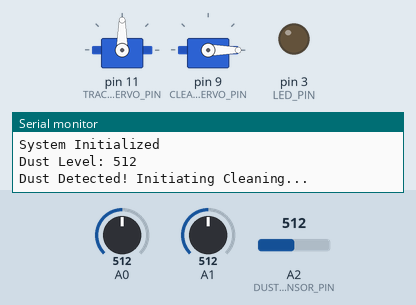
Simulated run of this sketch. Board: Arduino Uno, built with avr-gcc and run on an emulated ATmega328P. Shown: 2 × servo, output pins drawn as LEDs (lit = HIGH), the last lines printed to the serial monitor. The inputs (shaded band) are chosen by the test bench; at power-on: A2 (DUST_SENSOR_PIN) = 512, A0 = 512, A1 = 512.

Above: at 2.2 s.
2.3 s: A2 (DUST_SENSOR_PIN) set to 107
At 4.5 s:
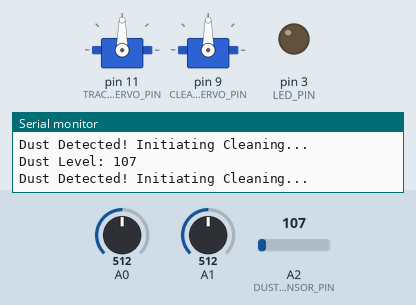
5.2 s: A2 (DUST_SENSOR_PIN) set to 92
At 6.2 s:
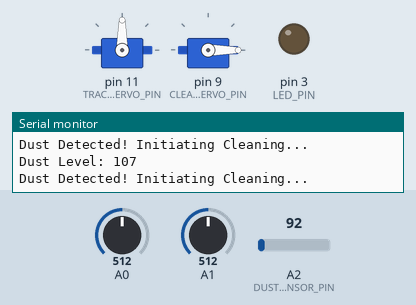
6.7 s: A0 set to 170
At 13.7 s:
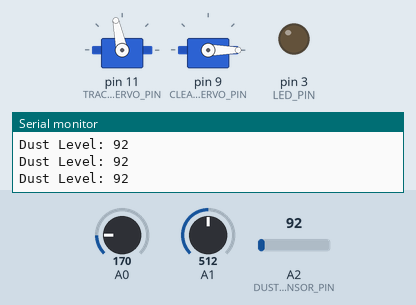
13.8 s: A1 set to 716
20.9 s: A1 set to 1023
28.0 s: A2 (DUST_SENSOR_PIN) set to 110
At 31.0 s:
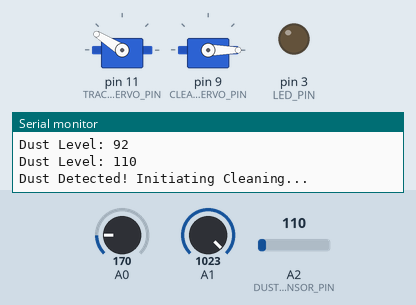
Timing chart, 0 to 38.7 s (numbered marks = the images above; inputs shaded):
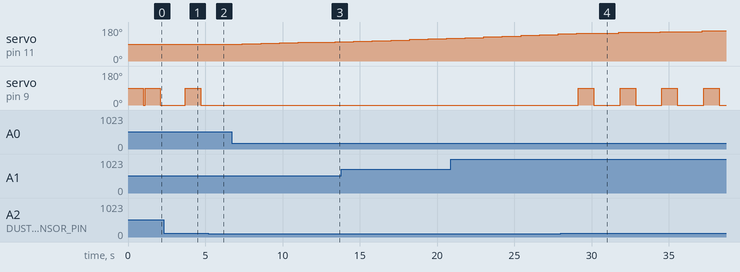

The sketch:

solar.ino
```cpp
#include <Servo.h>

// Solar Tracking System
#define LDR1 A0                 // LDR sensor pin 1
#define LDR2 A1                 // LDR sensor pin 2
#define TRACKING_ERROR 6        // Minimum error margin for adjustment
#define MAX_STEP 5              // Maximum step size for servo movement
int trackingPosition = 90;      // Starting position of tracking servo

// Dust Cleaning System
#define DUST_SENSOR_PIN A2      // Analog pin for dust sensor
#define LED_PIN 3               // LED control pin for dust sensor
#define DUST_THRESHOLD 100      // Dust threshold level
int dustLevel = 0;              // Variable for dust level

// Servo Motor Pins
#define TRACKING_SERVO_PIN 11   // Servo pin for solar tracking
#define CLEANING_SERVO_PIN 9    // Servo pin for dust cleaning

// Create servo objects
Servo trackingServo;
Servo cleaningServo;

void setup() {
  Serial.begin(9600);

  // Attach servo motors to their respective pins
  trackingServo.attach(TRACKING_SERVO_PIN);
  cleaningServo.attach(CLEANING_SERVO_PIN);

  // Set initial position for the tracking servo
  trackingServo.write(trackingPosition);
  delay(1000);

  // Set initial position for the cleaning servo
  cleaningServo.write(0);  // Start at 0° position for cleaning servo

  pinMode(LED_PIN, OUTPUT); // Initialize LED pin for dust sensor
  digitalWrite(LED_PIN, LOW);

  Serial.println("System Initialized");
}

void loop() {
  // Solar Tracking System
  int ldr1 = averageLDR(LDR1);  // Smoothed LDR1 value
  int ldr2 = averageLDR(LDR2);  // Smoothed LDR2 value

  // Calculate the light difference
  int difference = ldr1 - ldr2;

  // Adjust tracking position based on difference
  if (abs(difference) > TRACKING_ERROR) {
    int step = map(abs(difference), TRACKING_ERROR, 1023, 1, MAX_STEP);  // Map difference to step size
    if (difference > 0 && trackingPosition > 0) {
      trackingPosition -= step;  // Move left
    }
    if (difference < 0 && trackingPosition < 180) {
      trackingPosition += step;  // Move right
    }
    trackingServo.write(trackingPosition);  // Move tracking servo
    delay(100);  // Smooth motion
  }

  // Dust Cleaning System
  digitalWrite(LED_PIN, HIGH);            // Turn on LED for dust sensor
  delayMicroseconds(280);
  dustLevel = analogRead(DUST_SENSOR_PIN); // Read dust sensor
  digitalWrite(LED_PIN, LOW);             // Turn off LED

  Serial.print("Dust Level: ");
  Serial.println(dustLevel);

  // Check if dust level exceeds the threshold
  if (dustLevel > DUST_THRESHOLD) {
    Serial.println("Dust Detected! Initiating Cleaning...");
    cleanPanel();  // Call cleaning function
  }

  delay(1000);  // Delay for 1 second before next reading
}

// Cleaning function to move cleaning servo
void cleanPanel() {
  cleaningServo.write(90);   // Move to 90° (cleaning position)
  delay(1000);               // Hold for 1 second
  cleaningServo.write(0);    // Return to starting position
  delay(500);                // Short delay
}

// Function to calculate average value from LDR
int averageLDR(int pin) {
  int sum = 0;
  for (int i = 0; i < 5; i++) {
    sum += analogRead(pin);
    delay(10);
  }
  return sum / 5;  // Return the average
}
```

Measured:
- the behaviour switches between 101 and 100 on A2 (DUST_SENSOR_PIN) (found by bisection; images 1 and 2)
- after the input at 5.2 s, servo on pin 9 (CLEANING_SERVO_PIN): stays 0° (without the input it goes to 90° after 1.1 s)
- after the input at 6.7 s, servo on pin 11 (TRACKING_SERVO_PIN): moves from 90° to 102° over 6.0 s, starting after 0.71 s
- after the input at 28.0 s, servo on pin 9 (CLEANING_SERVO_PIN): alternates 90° for 1.0 s and 0° for 1.7 s, starting after 1.1 s
